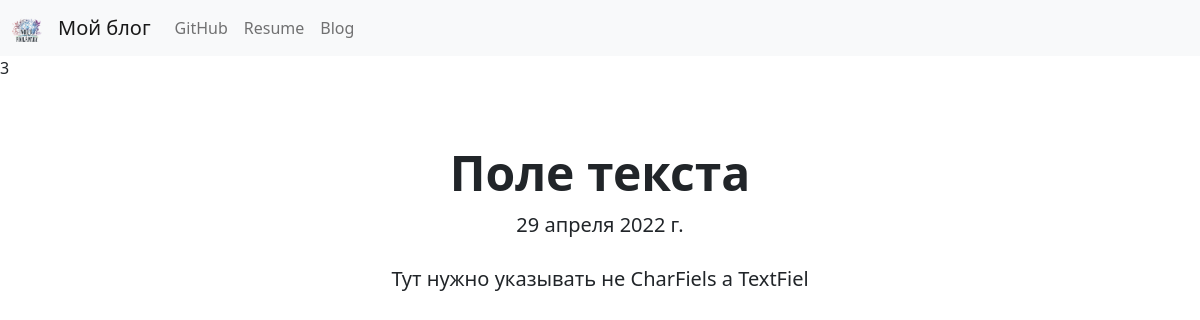
Page /blog/3/ on the committed database.
### miniBlog/models.py (models this page shows, shortened)
class MiniBlog(models.Model):
    postName = models.CharField(max_length=100)
    publisTime = models.DateField(auto_now=True)
    description = models.TextField()

### miniBlog/views.py (the view)
# urls.py: path('<int:blog_id>/', views.Detail, name='detail'),
def Detail(request, blog_id):
    post = get_object_or_404(MiniBlog, pk=blog_id)
    return render(request, 'miniBlog/detail.html', {'id': blog_id, 'post': post})

### miniBlog/templates/miniBlog/detail.html
{% extends 'portfolio/base.html' %}
{% block content %}
{{ id }}
<div class="container py-3">
<div class="px-4 py-5 text-center">
<h1 class="display-5 fw-bold">{{ post.postName }}</h1>
<p class="lead mb-4">{{ post.publisTime }}</p>
<p class="lead fw-normal">{{ post.description }}</p>
</div>
</div>
{% endblock %}

### rows in the picture
MiniBlog: postName "Поле текста", publisTime "29 апреля 2022 г.", description "Тут нужно указывать не CharFiels а TextFiel"

### other values in the picture
{{ id }} "3"
